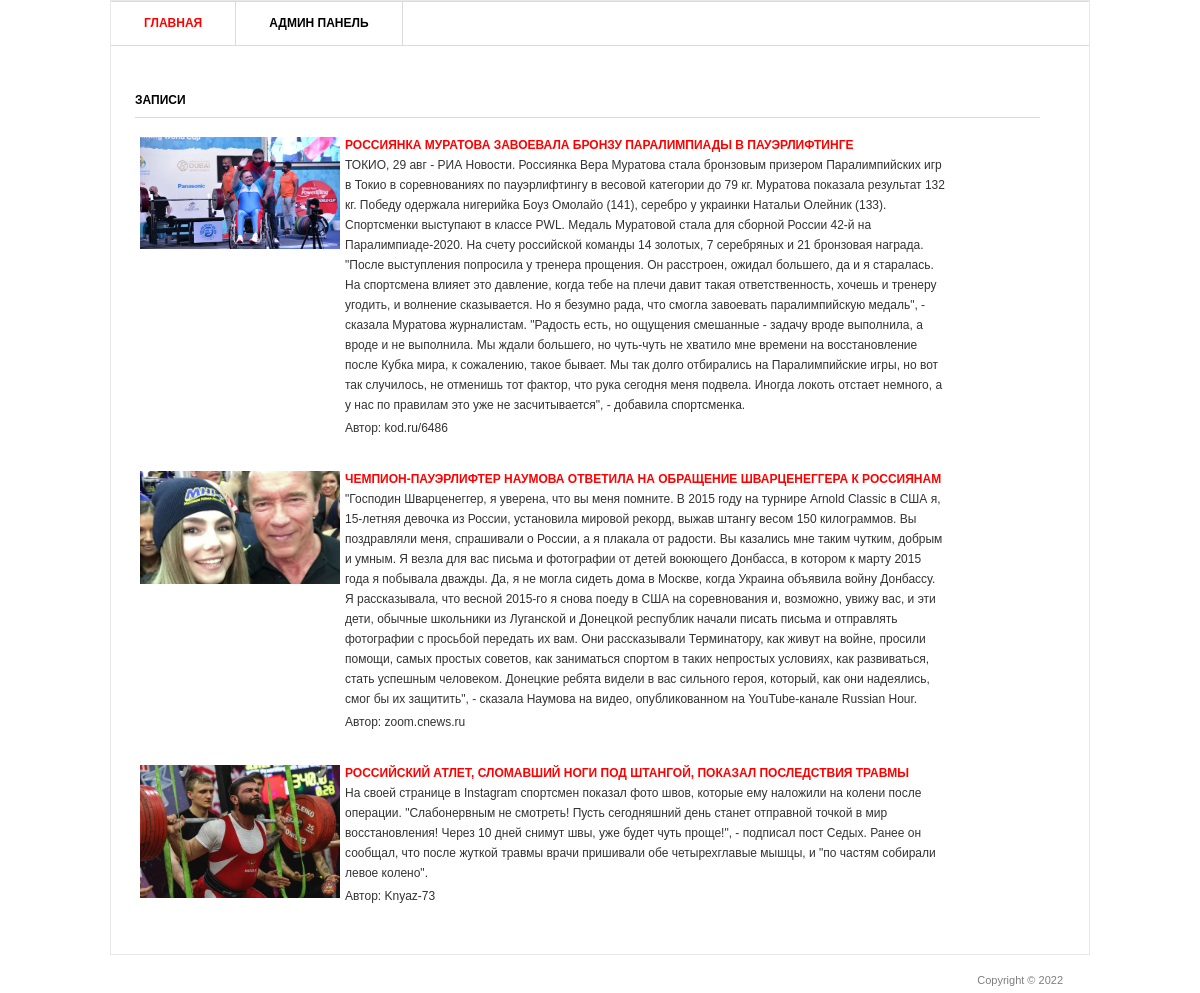
The page / on the database its author committed.
### blog/models.py (models this page shows, shortened)
class Post(models.Model):
    title = models.CharField('Заголовок записи', max_length=100)
    description = models.TextField('Текст записи')
    author = models.CharField('Имя автора', max_length=100)
    date = models.DateField('Дата публикации')
    img = models.ImageField("Изображение", upload_to='image/%Y')
    class Meta:
        verbose_name = 'Запись'
        verbose_name_plural = 'Записи'

### blog/views.py (the view)
# urls.py: urlpatterns = [path('', views.PostView.as_view()),
class PostView(View):
    def get(self, request):
        posts = Post.objects.all()
        return render(request, 'blog/blog.html', {'post_list': posts})

### templates/blog/blog.html (shortened to what this page needs)
{% load static %}
<html >
<head>
   <link rel="stylesheet" href="{% static 'css/style.css' %}" type="text/css" media="all" />
</head>
<body>
<div class="shell">
	<div class="border">
		<div id="navigation">
			<ul>
			    <li><a href="/" class="active">Главная</a></li>
			    <li><a href="/admin">Админ панель</a></li>
			</ul>
		</div>
		<div id="main">
   			<div id="content" class="left">
      			<div class="projects">
         			<h3>Записи</h3>
         			{% for post in post_list %}
         			<div class="item">
            			<div class="image left">
               				<img src="{{ post.img.url }}"  width="200px"/>
            			</div>
						<div class="text left">
               				<h4><a href="{{ post.id }}">{{ post.title }}</a></h4>
               				<p>{{ post.description }}</p>
               				<p>Автор:  {{ post.author }}</p>
            			</div>
         			</div>
          			{% endfor %}
     			 </div>
   			</div>
		</div>
	</div>
	<div id="footer">
		<p class="copy right">Copyright &copy;  2022 </p>
	</div>
</div>
</body>
</html>

### static/css/style.css (style rules this page uses)
* { margin: 0; padding: 0; outline:0; }
body { font-size: 12px; line-height: 20px; font-family: Georgia, Arial, Helvetica, Sans-Serif; color: #333; background: url() repeat 0 0; }
a { color: #ff0000; text-decoration: none; cursor:pointer; }
.left, .alignleft { float: left; display: inline; }
.right, .alignright { float: right; display: inline; }
.shell { width: 980px; margin: 0 auto; }
.border { border: 1px solid #e8e8e8; background: #fff; position: relative; }
#navigation { height: 43px; border-top: 1px solid #dbdbdb; border-bottom: 1px solid #dbdbdb; }
#navigation ul { list-style: none; }
#navigation ul li { float: left; height: 43px; border-right: 1px solid #dbdbdb; font-size: 12px; line-height: 43px; font-weight: bold; text-transform: uppercase; }
#navigation ul li a { float: left; height: 43px; color: #000; padding: 0 33px; }
#navigation ul li a:hover, #navigation ul li a.active { color: #ff0000; text-decoration: none; }
#main { width: 932px; padding: 37px 24px 17px 24px; }
#main h3 { font-size: 12px; line-height: 15px; color: #000; text-transform: uppercase; border-bottom: 1px solid #dbdbdb; padding: 0 0 9px 0; }
#content { width: 905px; }
.projects { padding: 10px 0 0 0; }
.projects h3 { margin: 0 0 17px 0; }
.projects .item { margin: 0 0 28px 0; }
.projects .image { width: 183px; height: 111px; border: 0px solid #dbdbdb; padding: 2px; margin: 0 20px 0 3px; }
.projects .text { width: 600px; }
.projects .text h4 { font-size: 12px; line-height: 15px; color: #333; text-transform: uppercase; padding: 3px 0 2px 0; }
.projects .text p { padding: 0 0 3px 0; }
#footer { font-family: Arial, sans-serif; font-size: 11px; line-height: 14px; color: #7f7f7f; padding: 18px 27px 20px 38px; }

### rows shown on the page
Post: img (picture), title "РОССИЯНКА МУРАТОВА ЗАВОЕВАЛА БРОНЗУ ПАРАЛИМПИАДЫ В ПАУЭРЛИФТИНГЕ", description "ТОКИО, 29 авг - РИА Новости. Россиянка Вера Муратова стала бронзовым призером Паралимпийских игр в Токио в соревнованиях по пауэрлифтингу в весовой категории до 79 кг. Муратова показала результат 132 кг. Победу одержала нигерийка Боуз Омолайо (141), серебро у украинки Натальи Олейник (133). Спортсменки выступают в классе PWL. Медаль Муратовой стала для сборной России 42-й на Паралимпиаде-2020. На счету российской команды 14 золотых, 7 серебряных и 21 бронзовая награда. \"После выступления попросила у тренера прощения. Он расстроен, ожидал большего, да и я старалась. На спортсмена влияет это давление, когда тебе на плечи давит такая ответственность, хочешь и тренеру угодить, и волнение…", author "kod.ru/6486"
Post: img (picture), title "ЧЕМПИОН-ПАУЭРЛИФТЕР НАУМОВА ОТВЕТИЛА НА ОБРАЩЕНИЕ ШВАРЦЕНЕГГЕРА К РОССИЯНАМ", description "\"Господин Шварценеггер, я уверена, что вы меня помните. В 2015 году на турнире Arnold Classic в США я, 15-летняя девочка из России, установила мировой рекорд, выжав штангу весом 150 килограммов. Вы поздравляли меня, спрашивали о России, а я плакала от радости. Вы казались мне таким чутким, добрым и умным. Я везла для вас письма и фотографии от детей воюющего Донбасса, в котором к марту 2015 года я побывала дважды. Да, я не могла сидеть дома в Москве, когда Украина объявила войну Донбассу. Я рассказывала, что весной 2015-го я снова поеду в США на соревнования и, возможно, увижу вас, и эти дети, обычные школьники из Луганской и Донецкой республик начали писать письма и отправлять фотографии с…", author "zoom.cnews.ru"
Post: img (picture), title "РОССИЙСКИЙ АТЛЕТ, СЛОМАВШИЙ НОГИ ПОД ШТАНГОЙ, ПОКАЗАЛ ПОСЛЕДСТВИЯ ТРАВМЫ", description "На своей странице в Instagram спортсмен показал фото швов, которые ему наложили на колени после операции. \"Слабонервным не смотреть! Пусть сегодняшний день станет отправной точкой в мир восстановления! Через 10 дней снимут швы, уже будет чуть проще!\", - подписал пост Седых. Ранее он сообщал, что после жуткой травмы врачи пришивали обе четырехглавые мышцы, и \"по частям собирали левое колено\".", author "Knyaz-73"
